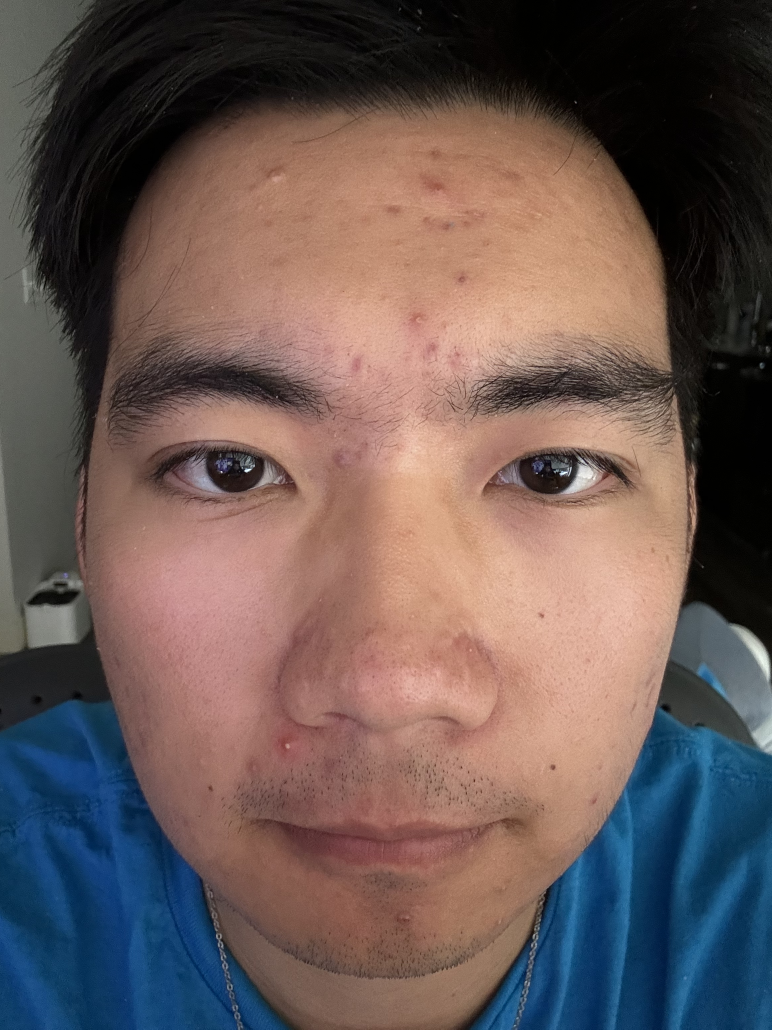
#> input picture test_iamge/Full Face/Full 1.jpg, 2316 x 3088 px (shown at 1/3 size)
$ python test8.py   (older library calls are emulated)
#> lines starting #> are read from the running program, lines starting #| are printed output that depends on the picture; after the words box and inside, x2 and y2 are one past the last pixel; in counts of white or black regions, pixels touching at a corner belong together
import cv2
import numpy as np
import matplotlib.pyplot as plt
from tkinter import Tk
from tkinter.filedialog import askopenfilename
from mpl_toolkits.mplot3d import Axes3D

class AcneDetector:
    def __init__(self, debug=True):
        self.debug = debug
        self.red_params = {
            'top_percentage': 0.01,  # Top 1% for redness
        }

    def show_debug_image(self, title, image):
        if self.debug:
            cv2.imshow(title, image)
            cv2.waitKey(0)

    def visualize_a_channel(self, image):
        """Create and display a color map for the a-channel of the LAB color space."""
        # Convert to LAB color space
        lab = cv2.cvtColor(image, cv2.COLOR_BGR2LAB)
        _, a, _ = cv2.split(lab)

        # Normalize the a-channel
        a_normalized = cv2.normalize(a, None, 0, 255, cv2.NORM_MINMAX)

        # Apply a color map to the a-channel
        a_colormap = cv2.applyColorMap(a_normalized, cv2.COLORMAP_JET)

        # Show the color map
        self.show_debug_image("A-Channel Colormap", a_colormap)
        return a_normalized

    def find_red_regions(self, a_channel):
        """Find red regions and expand the mask using dilation."""
        threshold = np.percentile(a_channel, 100 - (self.red_params['top_percentage'] * 100))
        red_mask = (a_channel >= threshold).astype(np.uint8) * 255

        # Expand the red mask slightly
        kernel = cv2.getStructuringElement(cv2.MORPH_ELLIPSE, (5, 5))
        red_mask = cv2.dilate(red_mask, kernel, iterations=2)  # Expands redness regions
        return red_mask

    def calculate_gradient(self, a_channel):
        """Calculate the gradient magnitude of the a-channel."""
        grad_x = cv2.Sobel(a_channel, cv2.CV_64F, 1, 0, ksize=5)
        grad_y = cv2.Sobel(a_channel, cv2.CV_64F, 0, 1, ksize=5)
        gradient_magnitude = cv2.magnitude(grad_x, grad_y)
        gradient_magnitude = cv2.normalize(gradient_magnitude, None, 0, 255, cv2.NORM_MINMAX)
        self.show_debug_image("Gradient Magnitude", gradient_magnitude.astype(np.uint8))
        return gradient_magnitude

    def calculate_laplacian(self, a_channel):
        """Calculate the Laplacian of the a-channel to emphasize regions with high curvature."""
        laplacian = cv2.Laplacian(a_channel, cv2.CV_64F, ksize=5)
        laplacian = cv2.normalize(laplacian, None, 0, 255, cv2.NORM_MINMAX)
        self.show_debug_image("Laplacian", laplacian.astype(np.uint8))
        return laplacian

    def detect_peaks(self, red_mask, gradient, laplacian, min_distance=5):
        """Detect peaks based on red mask, high gradient, and high curvature."""
        combined_score = red_mask * gradient * laplacian
        combined_score_blurred = cv2.GaussianBlur(combined_score, (5, 5), sigmaX=2, sigmaY=2)
        y_coords, x_coords = np.where(combined_score_blurred > np.percentile(combined_score_blurred, 99))
        peaks = list(zip(x_coords, y_coords))
        return peaks

    def plot_peaks(self, image, peaks):
        """Plot the detected peaks on the image."""
        for x, y in peaks:
            cv2.circle(image, (x, y), 5, (0, 255, 0), -1)
        self.show_debug_image("Detected Peaks", image)

    def plot_3d_map(self, a_channel, block_size=3):
        """Plot a 3D map where x and y are pixel locations and z is the intensity."""
        height, width = a_channel.shape
        downsampled_height = height // block_size
        downsampled_width = width // block_size
        downsampled_a = cv2.resize(a_channel, (downsampled_width, downsampled_height), interpolation=cv2.INTER_AREA)
        x, y = np.meshgrid(np.arange(downsampled_width), np.arange(downsampled_height))

        fig = plt.figure()
        axis = fig.add_subplot(1, 1, 1, projection="3d")
        axis.plot_surface(x, y, downsampled_a, cmap='jet')
        axis.set_xlabel("X")
        axis.set_ylabel("Y")
        axis.set_zlabel("Intensity")
        plt.colorbar(axis.plot_surface(x, y, downsampled_a, cmap='jet'), ax=axis, label='Intensity')
        plt.show()

def select_image():
    """Open a file dialog to select an image."""
    Tk().withdraw()  # We don't want a full GUI, so keep the root window from appearing
    image_path = askopenfilename(title="Select an image", filetypes=[("Image files", "*.jpg *.jpeg *.png")])
#> the answer given: ../test_iamge/Full Face/Full 1.jpg
    if not image_path:
        raise Exception("No image selected")
    return image_path

if __name__ == "__main__":
    try:
        image_path = select_image()
        image = cv2.imread(image_path)
#> image is the input picture: shape (3088, 2316, 3); mean B, G, R 85.8, 88.8, 105.4
        if image is None:
            raise Exception("Failed to load image")

        detector = AcneDetector(debug=True)
        a_channel = detector.visualize_a_channel(image)
#> in visualize_a_channel, `a_colormap = cv2.applyColorMap(a_normalized, cv2.COLORMAP_JET)`:
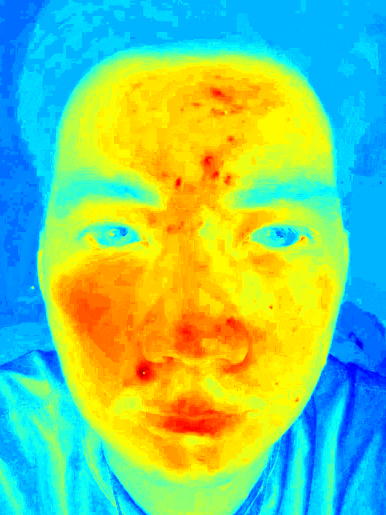
#> a_colormap: shape (3088, 2316, 3) (shown at 1/6 size); mean B, G, R 126.5, 201, 128.7
        red_mask = detector.find_red_regions(a_channel)
#> in find_red_regions, `threshold = np.percentile(a_channel, 100 - (self.red_params['top_perce..`: threshold = 202
#> in find_red_regions, `red_mask = (a_channel >= threshold).astype(np.uint8) * 255`:
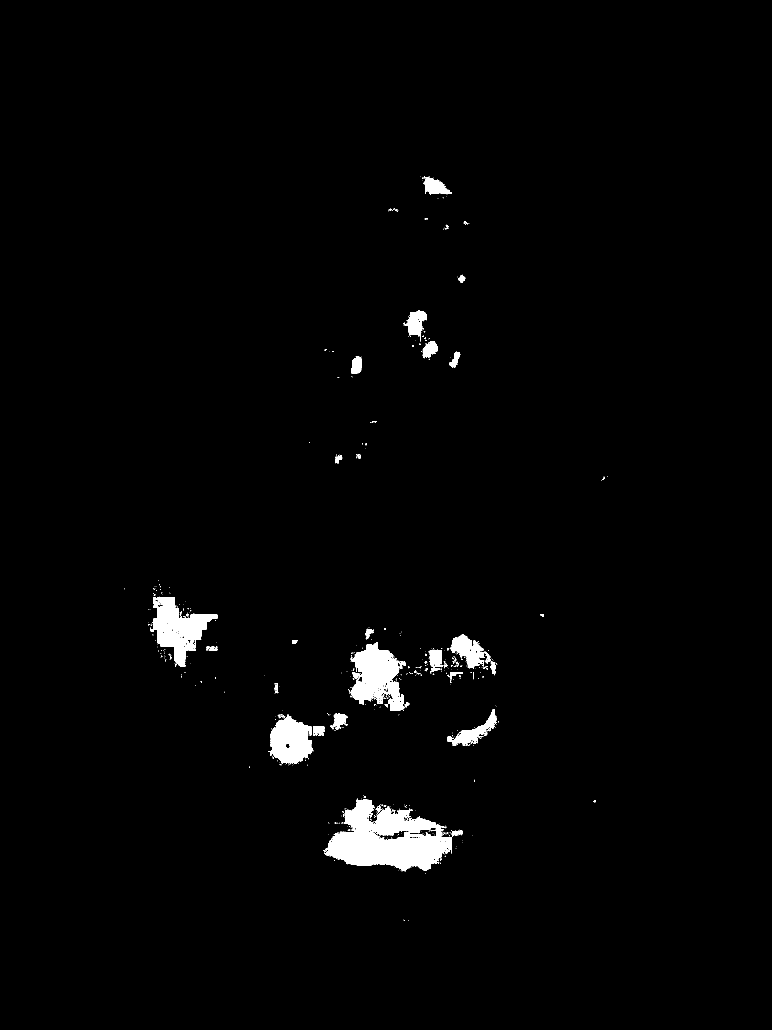
#> red_mask: shape (3088, 2316) (shown at 1/3 size); 1.7% white; 715 white regions (661 under 20 px), largest, box (x1, y1, x2, y2) and area: (974, 2396, 1356, 2614) 45909, (1052, 1926, 1228, 2132) 19232, (450, 1791, 652, 2000) 17977
        detector.show_debug_image("Red Mask (Top 1% Redness)", red_mask)
        gradient_magnitude = detector.calculate_gradient(a_channel)
        laplacian = detector.calculate_laplacian(a_channel)
#> in calculate_laplacian, `laplacian = cv2.Laplacian(a_channel, cv2.CV_64F, ksize=5)`:
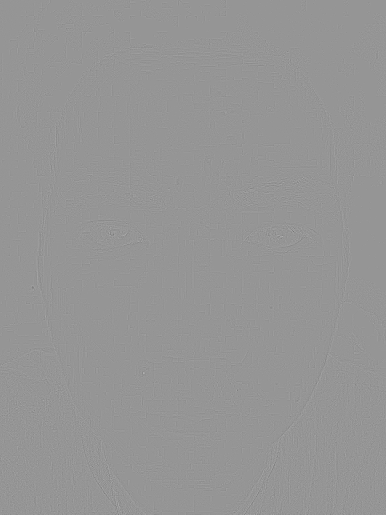
#> laplacian: shape (3088, 2316) float64 (shown at 1/6 size); min -1704, max 1200, mean 0; drawn with min black and max white
        peaks = detector.detect_peaks(red_mask, gradient_magnitude, laplacian)
#> in detect_peaks, `peaks = list(zip(x_coords, y_coords))`: peaks = 71519 items
#> peaks = 71519 items
        detector.plot_peaks(image, peaks)
#> the loop in plot_peaks, `for x, y in peaks:` made 71519 passes
#> (x, y) on passes 1 to 3: (1260, 525), (1261, 525), (1258, 526)
        detector.plot_3d_map(a_channel, block_size=3)
#> in plot_3d_map, `downsampled_a = cv2.resize(a_channel, (downsampled_width, downsampled_..`:
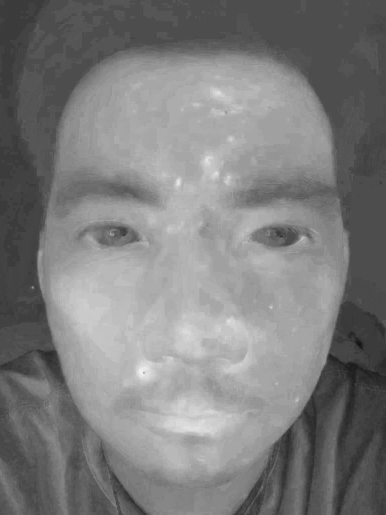
#> downsampled_a: shape (1029, 772) (shown at 1/2 size); min 8, max 251, mean 125.2
#> in plot_3d_map, `axis.plot_surface(x, y, downsampled_a, cmap='jet')`:
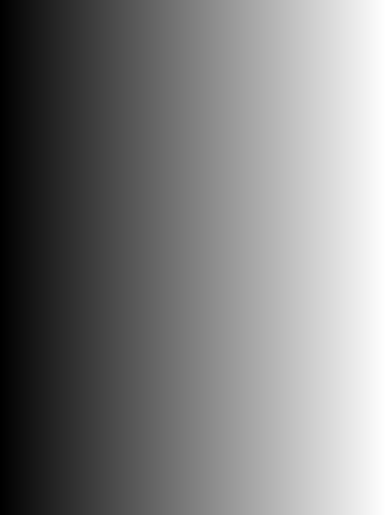
#> x: shape (1029, 772) int64 (shown at 1/2 size); min 0, max 771, mean 385.5; drawn with min black and max white
#> in plot_3d_map, `plt.show()`:
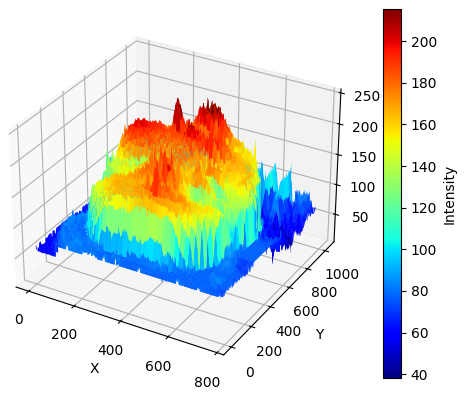
#> figure drawn by matplotlib, 2 panels
        cv2.destroyAllWindows()
    except Exception as e:
        print(f"An error occurred: {str(e)}")

$ run again, on test_iamge/Full Face/Full 4.jpg
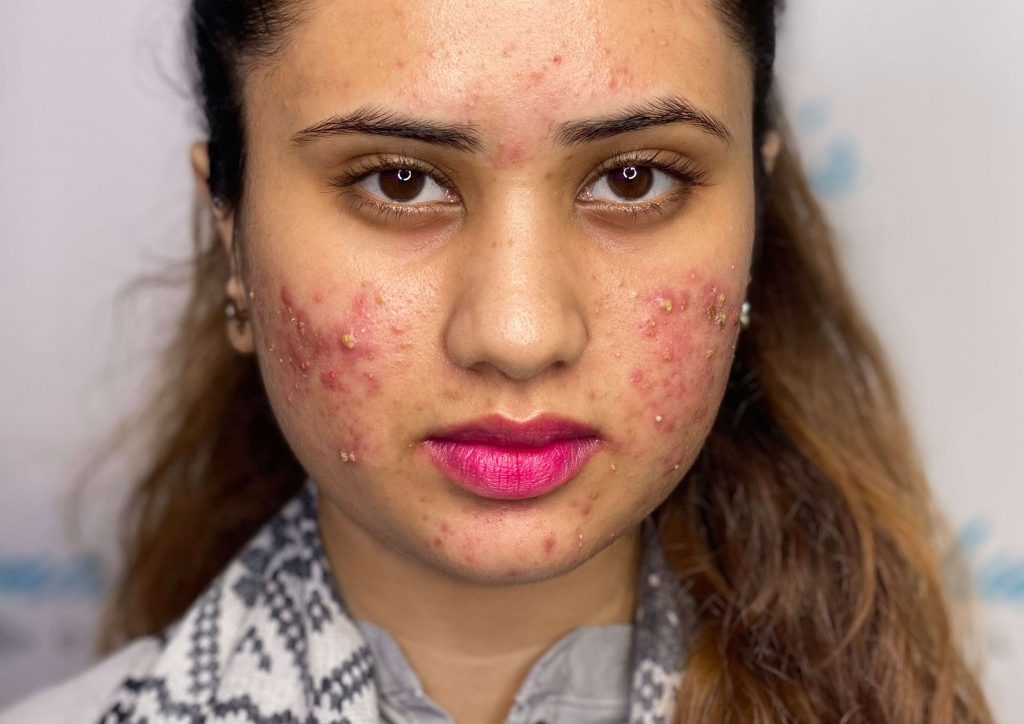
#> input picture test_iamge/Full Face/Full 4.jpg, 1024 x 724 px
#> image is the input picture: shape (724, 1024, 3); mean B, G, R 113.6, 127.4, 159.1
#> lab: shape (724, 1024, 3); mean of channels 0, 1, 2 141, 138.8, 140.7
#> threshold = 166
#> in find_red_regions, `red_mask = (a_channel >= threshold).astype(np.uint8) * 255`:
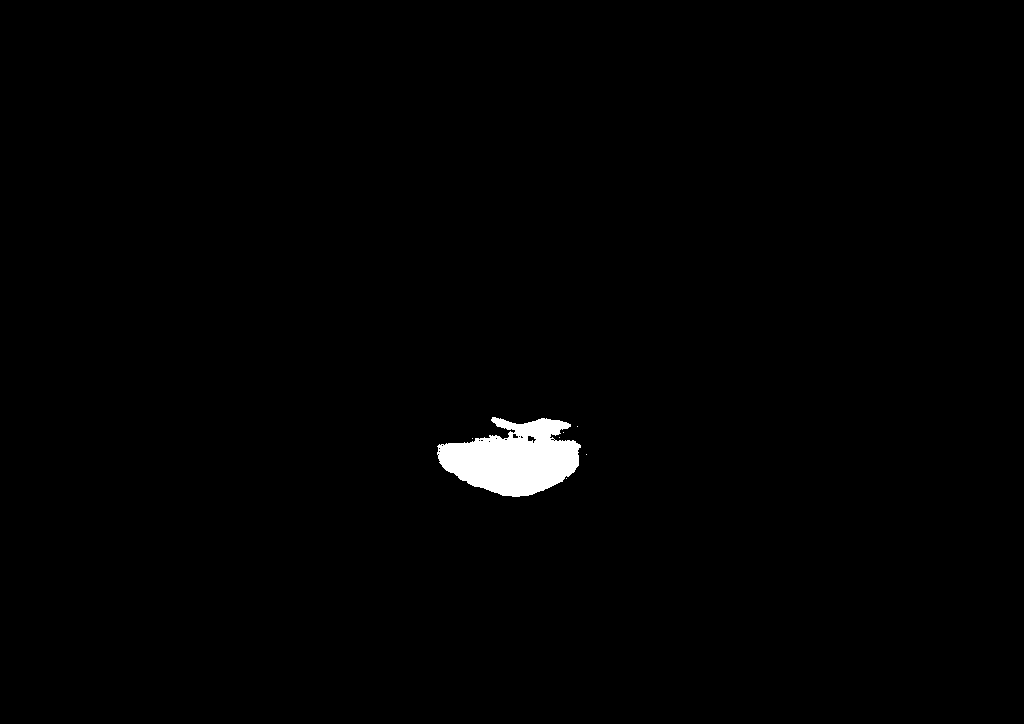
#> red_mask: shape (724, 1024); 1% white; 7 white regions (6 under 20 px), largest, box (x1, y1, x2, y2) and area: (437, 417, 581, 497) 7437
#> y_coords = 7414 values from 412 to 501; x_coords = 7414 values, max 590 at index 2807, min 435 at index 3769, mean 514
#> in detect_peaks, `peaks = list(zip(x_coords, y_coords))`: peaks = 7414 pairs, first value 435 to 590, second value 412 to 501
#> the loop in plot_peaks, `for x, y in peaks:` made 7414 passes
#> (x, y) on passes 1 to 3: (491, 412), (492, 412), (493, 412)
#> in plot_3d_map, `plt.show()`:
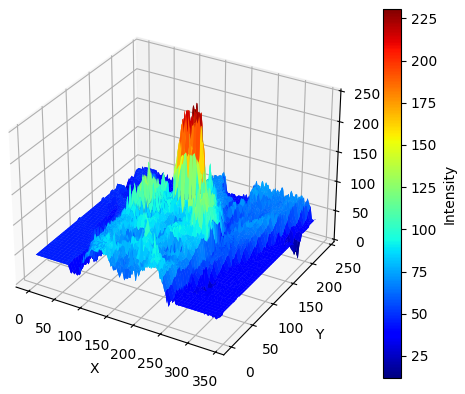
#> figure drawn by matplotlib, 2 panels

$ run again, on test_iamge/Full Face/Full 6.jpg
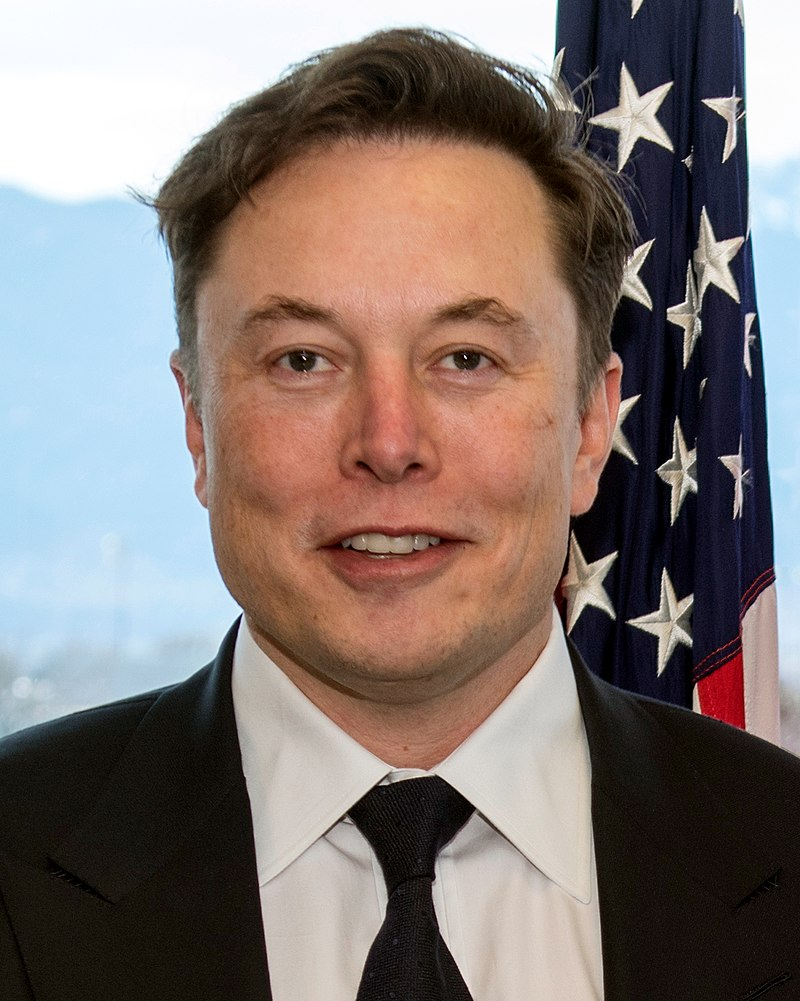
#> input picture test_iamge/Full Face/Full 6.jpg, 800 x 1001 px
#> image is the input picture: shape (1001, 800, 3); mean B, G, R 115, 118.8, 130.6
#> lab: shape (1001, 800, 3); mean of channels 0, 1, 2 125.1, 133, 132.2
#> threshold = 151
#> in find_red_regions, `red_mask = (a_channel >= threshold).astype(np.uint8) * 255`:
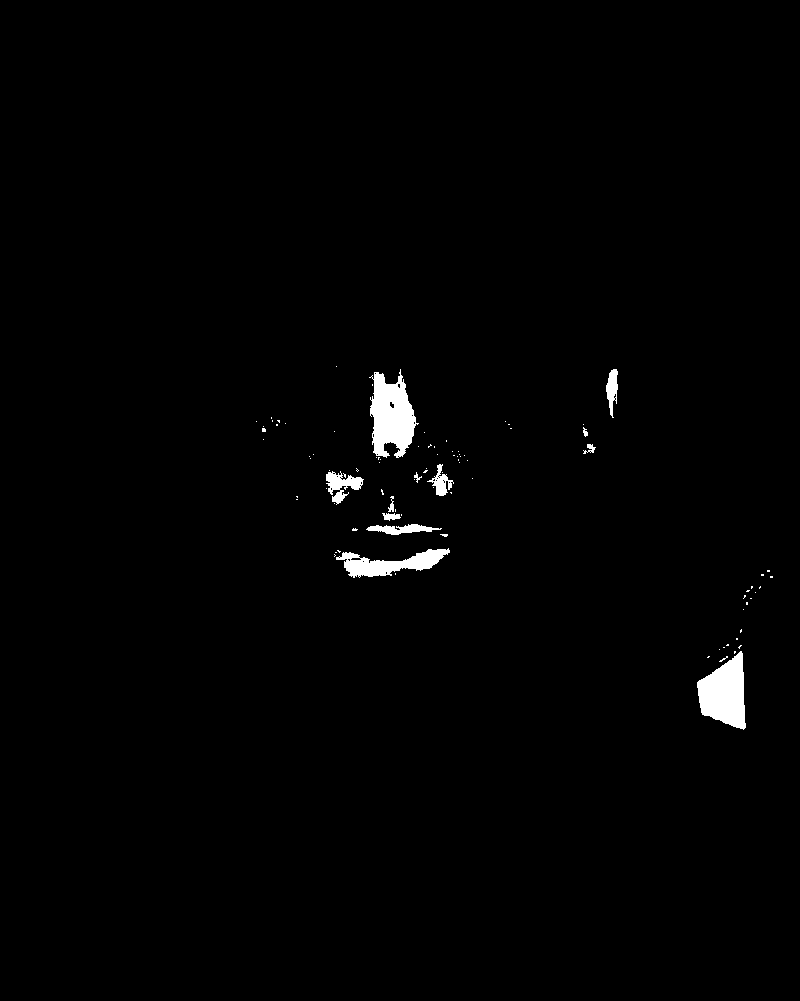
#> red_mask: shape (1001, 800); 1.1% white; 94 white regions (82 under 20 px), largest, box (x1, y1, x2, y2) and area: (369, 369, 419, 458) 2749, (697, 651, 746, 730) 2523, (336, 548, 450, 578) 1562
#> y_coords = 8008 values from 363 to 733; x_coords = 8008 values, max 777 at index 4215, min 268 at index 1024, mean 587.8
#> in detect_peaks, `peaks = list(zip(x_coords, y_coords))`: peaks = 8008 pairs, first value 268 to 777, second value 363 to 733
#> the loop in plot_peaks, `for x, y in peaks:` made 8008 passes
#> (x, y) on passes 1 to 3: (336, 363), (337, 363), (333, 364)
#> in plot_3d_map, `plt.show()`:
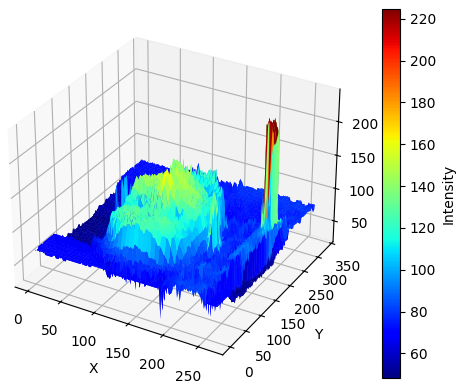
#> figure drawn by matplotlib, 2 panels
